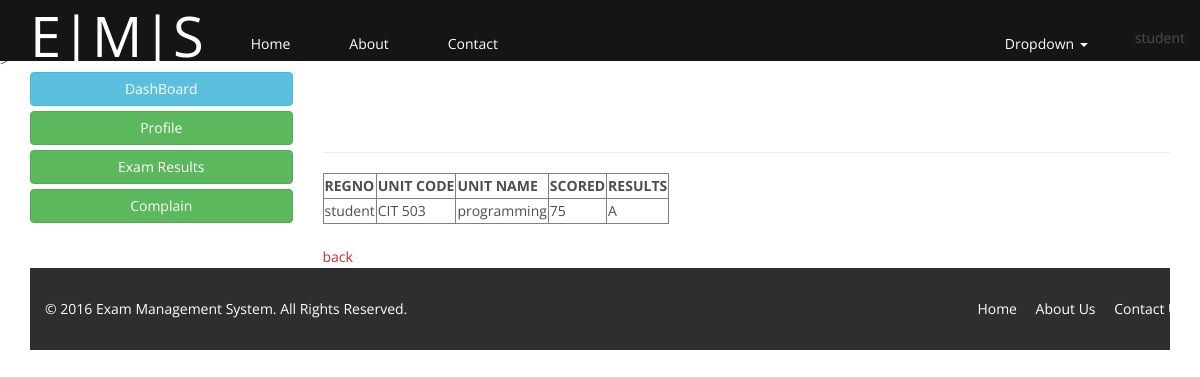
Page /student/result.php (signed in) on the committed database.
### tables this page shows
CREATE TABLE IF NOT EXISTS `student` (
  `id` int(11) NOT NULL AUTO_INCREMENT,
  `firstname` varchar(30) DEFAULT NULL,
  `lastname` varchar(30) DEFAULT NULL,
  `reg_no` varchar(30) DEFAULT NULL,
  `telephone` varchar(30) DEFAULT NULL,
  `email` varchar(30) DEFAULT NULL,
  `course` varchar(30) DEFAULT NULL,
  `password` varchar(30) DEFAULT NULL,
  PRIMARY KEY (`id`)
);

CREATE TABLE IF NOT EXISTS `exam` (
  `exam_id` int(11) NOT NULL AUTO_INCREMENT,
  `reg_no` varchar(30) NOT NULL,
  `subcode` varchar(30) NOT NULL,
  `subname` varchar(30) NOT NULL,
  `scored` double NOT NULL,
  `grade` varchar(30) NOT NULL,
  PRIMARY KEY (`exam_id`)
);

### student/result.php (the view, shortened to what this page needs)
<?php
include '../connection.php';
$session_id= $_SESSION['id'];
$query=mysqli_query($conn,"SELECT * FROM student WHERE id='$session_id'");
$rw=mysqli_fetch_array($query);
?>
<!DOCTYPE html>
<html lang="en">
<head>
    <link href="../css/bootstrap.min.css" rel="stylesheet">
    <link href="../css/font-awesome.min.css" rel="stylesheet">
    <link href="../css/prettyPhoto.css" rel="stylesheet">>
    <link href="../css/animate.min.css" rel="stylesheet">
    <link href="../css/main.css" rel="stylesheet">
    <link rel="stylesheet" href="../css/normalize.css">
    <link href="../css/responsive.css" rel="stylesheet">
    <link href="../css/dashboard.css" rel="stylesheet">
</head>
<body>
<?php
include_once ('../codes/header2.php');
?>
<div class="container">
    <div class="row">
        <?php
        include_once ('../codes/sidebar2.php');
        ?>
        <div class="col-sm-9">
            <h1 class="page-header">Dashboard</h1>
            <table  border="1" cellspacing="30">
                <tr>
                    <th>REGNO</th>
                    <th>UNIT CODE</th>
                    <th>UNIT NAME</th>
                    <th>SCORED</th>
                    <th>RESULTS</th>
                </tr>
                            <?php
                         include '../connection.php';
                    $sel_user = "SELECT * FROM exam INNER JOIN student ON exam.reg_no=student.reg_no WHERE student.id='$session_id'";
                    $run_user=mysqli_query($conn, $sel_user);
                    while($row=mysqli_fetch_array($run_user)){
                        ?>
                    <tr>
                        <td><?php echo $row['reg_no']; ?></td>
                        <td><?php echo $row['subcode']; ?></td>
                        <td><?php echo $row['subname']; ?></td>
                        <td><?php echo $row['scored']; ?></td>
                        <td><?php echo $row['grade']; ?></td>
                    </tr>
<?php
}
?>
            </table>
            <br />
            <a href="index.php">back</a>
            <br />
    </div>
</div>
<?php
include_once ('../codes/footer.php');
?>
</body>
</html>

### codes/header2.php (shortened to what this page needs)
<nav class="navbar navbar-inverse navbar-fixed-top">
    <div class="container">
        <div class="navbar-header">
            <a class="navbar-brand" href="../student/index.php">E|M|S</a>
        </div>
        <div class="collapse navbar-collapse">
            <ul class="nav navbar-nav">
                <li><a href="../student/index.php">Home</a></li>
                <li><a href="../about.php">About</a></li>
                <li><a href="../contact.php">Contact</a></li>
            </ul>
            <ul class="nav navbar-nav navbar-right">
                <li class="dropdown">
                    <a class="dropdown-toggle" data-toggle="dropdown" href="#" role="button" aria-haspopup="true" aria-expanded="false">
                        Dropdown <span class="caret"></span>
                    </a>
                    <li><?php echo $rw['reg_no'];?></li>
                </li>
            </ul>
        </div>
    </div>
</nav>

### css/main.css (style rules this page uses)
body { background: #fff; font-family: 'Open Sans', sans-serif; color:#4e4e4e; line-height: 22px; }
h1, h2, h3, h4, h5, h6 { font-weight: 600; font-family: 'Open Sans', sans-serif; color:#4e4e4e; }
h1 { font-size: 36px; color:#fff; }
a { color: #c52d2f; -webkit-transition: color 300ms, background-color 300ms; -moz-transition: color 300ms, background-color 300ms; -o-transition: color 300ms, background-color 300ms; transition: color 300ms, background-color 300ms; }
.navbar>.container .navbar-brand { margin-left: 0; }
.navbar-brand { padding: 0; margin:0; }
.navbar { border-radius: 0; margin-bottom: 0; background: #151515; padding: 15px 0; padding-bottom: 0; }
.navbar-nav { margin-top: 12px; }
.navbar-nav>li { margin-left: 35px; padding-bottom: px; }
.navbar-inverse .navbar-nav > li > a { padding: 5px 12px; margin: 0; border-radius: 3px; color: #fff; line-height: 24px; display: inline-block; }
.navbar-inverse { border: none; }
.navbar-inverse .navbar-brand { font-size: 56px; line-height: 40px; color: #fff; }
.navbar-inverse .navbar-collapse, .navbar-inverse .navbar-form { border-top: 0; padding-bottom: 0; }

### css/dashboard.css (style rules this page uses)
body { padding-top: 50px; }
.navbar-fixed-top { border: 0; }

### rows in the picture
student: reg_no "student"
exam: student.reg_no "student", subcode "CIT 503", subname "programming", scored "75", grade "A"
